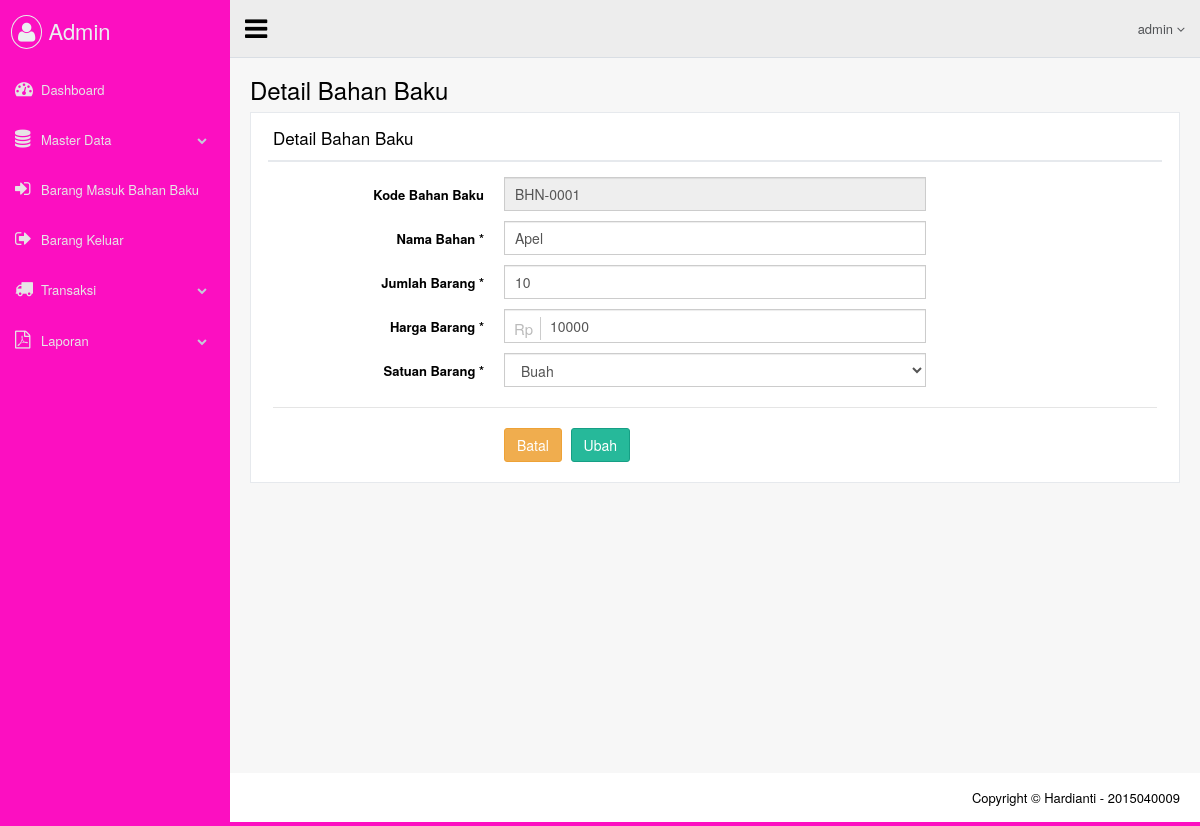
The page /views/admin/dt_bahan_baku_ubah.php?id_bahan_baku=BHN-0001 (signed in) on the database its author committed.
### tables this page shows
CREATE TABLE `dta_bahan_baku` (
  `id_bahan_baku` varchar(20) NOT NULL,
  `nama` varchar(50) NOT NULL,
  `jumlah` int(11) NOT NULL,
  `harga` int(11) NOT NULL,
  `satuan` varchar(50) NOT NULL
);

### views/admin/dt_bahan_baku_ubah.php (the view, shortened to what this page needs)
<?php include_once 'atribut/head.php'; ?>
<?php
$id   = $_GET['id_bahan_baku'];
$sql  = "SELECT * FROM dta_bahan_baku WHERE id_bahan_baku = '$id'";
$qry  = $mysqli->query($sql);
$rows = $qry->fetch_array(MYSQLI_ASSOC);
?>
 <body class="nav-md">
   <div class="container body">
     <div class="main_container">
       <?php include_once 'atribut/header.php'; ?>
       <div class="right_col" role="main">
         <div class="">
           <div class="page-title">
             <div class="title_left">
               <h3>Detail Bahan Baku</h3>
             </div>
           </div>
           <div class="clearfix"></div>
           <div class="row">
             <div class="col-md-12 col-sm-12 col-xs-12">
               <div class="x_panel">
                 <div class="x_title">
                   <h2>Detail Bahan Baku</h2>
                   <div class="clearfix"></div>
                 </div>
                 <div class="x_content">
                   <form class="form-horizontal form-label-left" method="post">
                     <div class="item form-group">
                       <label class="control-label col-md-3 col-sm-3 col-xs-12">Kode Bahan Baku</label>
                       <div class="col-md-6 col-sm-6 col-xs-12">
                         <input class="form-control col-md-7 col-xs-12" type="text" name="inpkode" value="<?= $rows['id_bahan_baku'] ?>" readonly>
                       </div>
                     </div>
                     <div class="item form-group">
                       <label class="control-label col-md-3 col-sm-3 col-xs-12">Nama Bahan <span class="required">*</span>
                       </label>
                       <div class="col-md-6 col-sm-6 col-xs-12">
                         <input class="form-control col-md-7 col-xs-12" type="text" name="inpnma" value="<?= $rows['nama'] ?>" required>
                       </div>
                     </div>
                     <div class="item form-group">
                       <label class="control-label col-md-3 col-sm-3 col-xs-12">Jumlah Barang <span class="required">*</span>
                       </label>
                       <div class="col-md-6 col-sm-6 col-xs-12">
                         <input class="form-control col-md-7 col-xs-12" type="number" name="inpjmlh" value="<?= $rows['jumlah'] ?>" required>
                       </div>
                     </div>
                     <div class="item form-group">
                       <label class="control-label col-md-3 col-sm-3 col-xs-12">Harga Barang <span class="required">*</span>
                       </label>
                       <div class="col-md-6 col-sm-6 col-xs-12">
                         <span class="form-control-feedback left" aria-hidden="true">Rp</span>
                         <input class="form-control col-md-7 col-xs-12 has-feedback-left" type="number" name="inphrga" value="<?= $rows['harga'] ?>" required>
                       </div>
                     </div>
                    <div class="item form-group">
                      <label class="control-label col-md-3 col-sm-3 col-xs-12">Satuan Barang <span class="required">*</span>
                      </label>
                      <div class="col-md-6 col-sm-6 col-xs-12">
                        <select class="form-control" name="inpsatuan" required="required">
                           <option value="<?= $rows['satuan'] ?>"><?= $rows['satuan'] ?></option>
                         </select>
                      </div>
                    </div>
                     <div class="ln_solid"></div>
                     <div class="form-group">
                       <div class="col-md-6 col-md-offset-3">
                         <a class="btn btn-warning" href="dt_bahan_baku.php">Batal</a>
                         <input class="btn btn-success" type="submit" name="ubah" value="Ubah">
                       </div>
                     </div>
                   </form>
                 </div>
               </div>
             </div>
           </div>
         </div>
       </div>
       <?php include_once 'atribut/footer.php'; ?>
     </div>
   </div>
 <?php include_once 'atribut/foot.php'; ?>

### rows shown on the page
dta_bahan_baku: inpkode "BHN-0001", inpnma "Apel", inpjmlh "10", inphrga "10000", inpsatuan "Buah"
